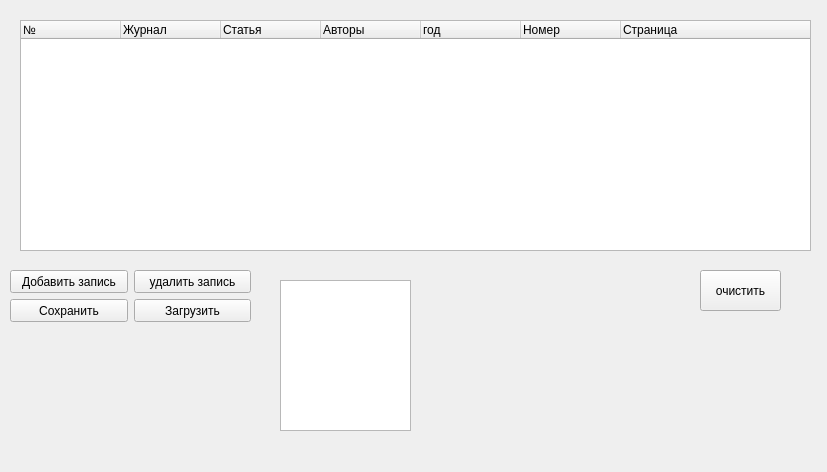
<?xml version="1.0" encoding="UTF-8"?>
<ui version="4.0">
 <class>Form</class>
 <widget class="QWidget" name="Form">
  <property name="windowModality">
   <enum>Qt::NonModal</enum>
  </property>
  <property name="geometry">
   <rect>
    <x>0</x>
    <y>0</y>
    <width>827</width>
    <height>472</height>
   </rect>
  </property>
  <property name="windowTitle">
   <string>Form</string>
  </property>
  <widget class="QTreeWidget" name="treeWidget">
   <property name="geometry">
    <rect>
     <x>20</x>
     <y>20</y>
     <width>791</width>
     <height>231</height>
    </rect>
   </property>
   <property name="columnCount">
    <number>7</number>
   </property>
   <column>
    <property name="text">
     <string>№</string>
    </property>
   </column>
   <column>
    <property name="text">
     <string>Журнал</string>
    </property>
   </column>
   <column>
    <property name="text">
     <string>Статья</string>
    </property>
   </column>
   <column>
    <property name="text">
     <string>Авторы</string>
    </property>
   </column>
   <column>
    <property name="text">
     <string>год</string>
    </property>
   </column>
   <column>
    <property name="text">
     <string>Номер</string>
    </property>
   </column>
   <column>
    <property name="text">
     <string>Страница</string>
    </property>
   </column>
  </widget>
  <widget class="QGraphicsView" name="graphicsView">
   <property name="geometry">
    <rect>
     <x>280</x>
     <y>280</y>
     <width>131</width>
     <height>151</height>
    </rect>
   </property>
   <property name="verticalScrollBarPolicy">
    <enum>Qt::ScrollBarAlwaysOff</enum>
   </property>
   <property name="horizontalScrollBarPolicy">
    <enum>Qt::ScrollBarAlwaysOff</enum>
   </property>
   <property name="sizeAdjustPolicy">
    <enum>QAbstractScrollArea::AdjustToContentsOnFirstShow</enum>
   </property>
  </widget>
  <widget class="QPushButton" name="pushButton_5">
   <property name="geometry">
    <rect>
     <x>700</x>
     <y>270</y>
     <width>81</width>
     <height>41</height>
    </rect>
   </property>
   <property name="text">
    <string>очистить</string>
   </property>
  </widget>
  <widget class="QWidget" name="layoutWidget">
   <property name="geometry">
    <rect>
     <x>10</x>
     <y>270</y>
     <width>241</width>
     <height>171</height>
    </rect>
   </property>
   <layout class="QGridLayout">
    <property name="sizeConstraint">
     <enum>QLayout::SetMaximumSize</enum>
    </property>
    <property name="leftMargin">
     <number>0</number>
    </property>
    <property name="topMargin">
     <number>0</number>
    </property>
    <property name="bottomMargin">
     <number>0</number>
    </property>
    <property name="spacing">
     <number>6</number>
    </property>
    <item row="1" column="1">
     <widget class="QPushButton" name="pushButton">
      <property name="minimumSize">
       <size>
        <width>91</width>
        <height>23</height>
       </size>
      </property>
      <property name="text">
       <string>Загрузить</string>
      </property>
     </widget>
    </item>
    <item row="0" column="1">
     <widget class="QPushButton" name="pushButton_4">
      <property name="minimumSize">
       <size>
        <width>95</width>
        <height>23</height>
       </size>
      </property>
      <property name="text">
       <string>удалить запись</string>
      </property>
     </widget>
    </item>
    <item row="0" column="0">
     <widget class="QPushButton" name="pushButton_3">
      <property name="minimumSize">
       <size>
        <width>95</width>
        <height>23</height>
       </size>
      </property>
      <property name="text">
       <string>Добавить запись</string>
      </property>
     </widget>
    </item>
    <item row="1" column="0">
     <widget class="QPushButton" name="pushButton_2">
      <property name="minimumSize">
       <size>
        <width>91</width>
        <height>23</height>
       </size>
      </property>
      <property name="text">
       <string>Сохранить</string>
      </property>
     </widget>
    </item>
   </layout>
  </widget>
  <zorder>layoutWidget</zorder>
  <zorder>treeWidget</zorder>
  <zorder>graphicsView</zorder>
  <zorder>pushButton_5</zorder>
 </widget>
 <resources/>
 <connections/>
</ui>
